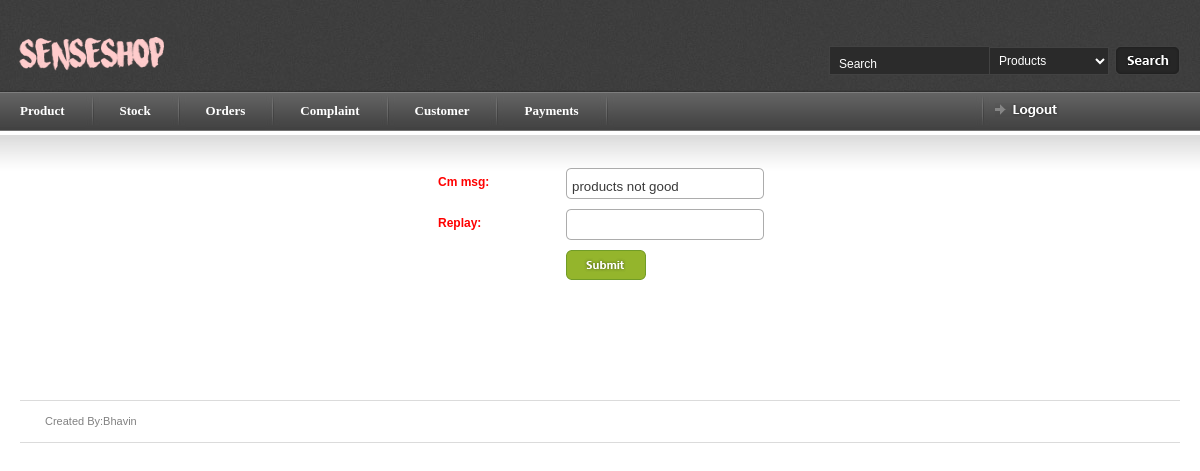
Before: /myadmin/complaint/update/6/ (signed in) with the older database file.
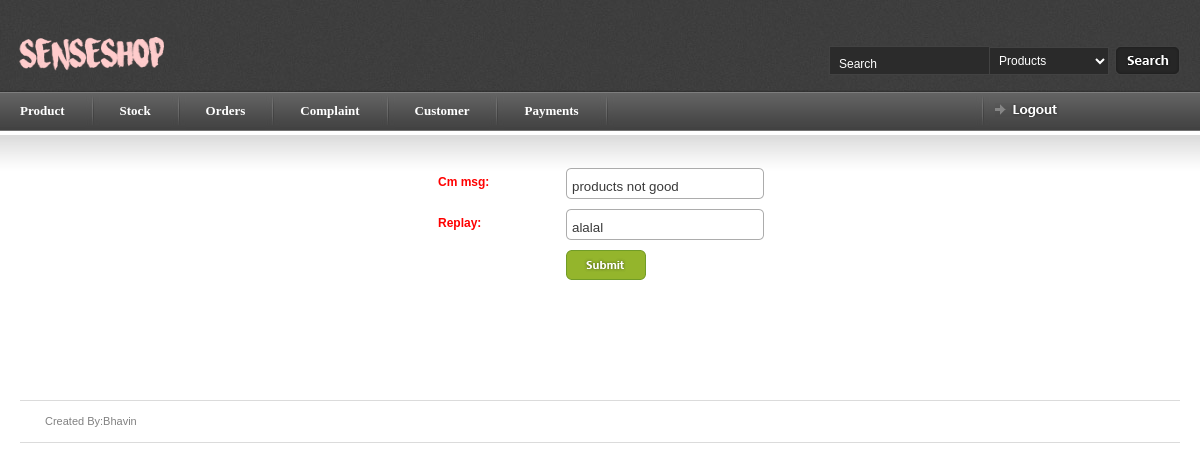
After: the same page with the newer database file.
### myadmin/models.py (models this page shows, shortened)
class complaint(models.Model):
    c_id = models.ForeignKey(a,default=0,null=True,blank=True)
    o_id = models.ForeignKey(order_details)
    cm_msg = models.CharField(max_length=1000,null=True,blank=True)
    replay = models.CharField(max_length=1000,null=True,blank=True)
    flag = models.DecimalField(max_digits=2,decimal_places=0,null=True,blank=True,default=0)

### myadmin/views.py (the view, shortened to what this page needs)
# urls.py: url(r'^myadmin/complaint/update/(?P<pk>[0-9]+)/$', b.ComplaintUpdateView.as_view(), name='complaint_update'),
class ComplaintUpdateView(UpdateView):
    template_name = 'update/complaint_update.html'
    model = complaint
    fields = ['cm_msg' , 'replay']
    success_url = reverse_lazy('complaint')
    def dispatch(self,request ,*args, **kwargs):
        if request.session.has_key('myadmin'):
            a = 'hello'
        else:
            return redirect('index')
        return super(ComplaintUpdateView, self).dispatch(request,*args, **kwargs)

### myadmin/templates/update/complaint_update.html (shortened to what this page needs)
{% load staticfiles %}
{% include 'article_start.html' %}
{% block body %}
    <center>
        <form action="" method="post" enctype="multipart/form-data">
            <table border="0" cellpadding="0" cellspacing="0"  id="id-form">
                {% include 'form_template.html' %}
                <tr><td></td><td><button type="submit" class="form-submit">submit</button></td></tr>
            </table>
        </form>
    </center>
{% endblock %}
{% include 'article_close.html' %}

### myadmin/templates/form_template.html (shortened to what this page needs)
{% for field in form %}
    <tr>
    <th valign="top"> {{ field.label_tag }} </th>
    <td>{{ field }}</td>
    </tr>
{% endfor %}

Changed rows visible on the page:
changed complaint "products not good": replay (not shown) → "alalal"
